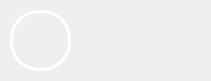
                      <widget class="QFrame" name="frame_2">
                       <property name="geometry">
                        <rect>
                         <x>670</x>
                         <y>140</y>
                         <width>211</width>
                         <height>81</height>
                        </rect>
                       </property>
                       <property name="styleSheet">
                        <string notr="true">border: 0.4px solid rgb(255, 255, 255);
background-image: url(:/images/images/images/5172658.png);
border-radius: 20px;</string>
                       </property>
                       <property name="frameShape">
                        <enum>QFrame::StyledPanel</enum>
                       </property>
                       <property name="frameShadow">
                        <enum>QFrame::Raised</enum>
                       </property>
                       <widget class="QFrame" name="frame_8">
                        <property name="geometry">
                         <rect>
                          <x>80</x>
                          <y>20</y>
                          <width>120</width>
                          <height>31</height>
                         </rect>
                        </property>
                        <property name="styleSheet">
                         <string notr="true">background-image: url(:/images/images/images/cuuhoa.png);</string>
                        </property>
                        <property name="frameShape">
                         <enum>QFrame::StyledPanel</enum>
                        </property>
                        <property name="frameShadow">
                         <enum>QFrame::Raised</enum>
                        </property>
                       </widget>
                       <widget class="QFrame" name="frame_17">
                        <property name="geometry">
                         <rect>
                          <x>10</x>
                          <y>10</y>
                          <width>61</width>
                          <height>61</height>
                         </rect>
                        </property>
                        <property name="styleSheet">
                         <string notr="true">image: url(:/images/images/images/114.png);
border: 3px solid rgb(255, 255, 255);
border-radius: 29px;</string>
                        </property>
                        <property name="frameShape">
                         <enum>QFrame::StyledPanel</enum>
                        </property>
                        <property name="frameShadow">
                         <enum>QFrame::Raised</enum>
                        </property>
                       </widget>
                       <widget class="QPushButton" name="cuuhoaButton">
                        <property name="geometry">
                         <rect>
                          <x>0</x>
                          <y>0</y>
                          <width>211</width>
                          <height>81</height>
                         </rect>
                        </property>
                        <property name="cursor">
                         <cursorShape>PointingHandCursor</cursorShape>
                        </property>
                        <property name="styleSheet">
                         <string notr="true">border: none;
border-radius: none;
background-image: url(:/images/images/images/nentrongsuot.png);
</string>
                        </property>
                        <property name="text">
                         <string/>
                        </property>
                       </widget>
                      </widget>
